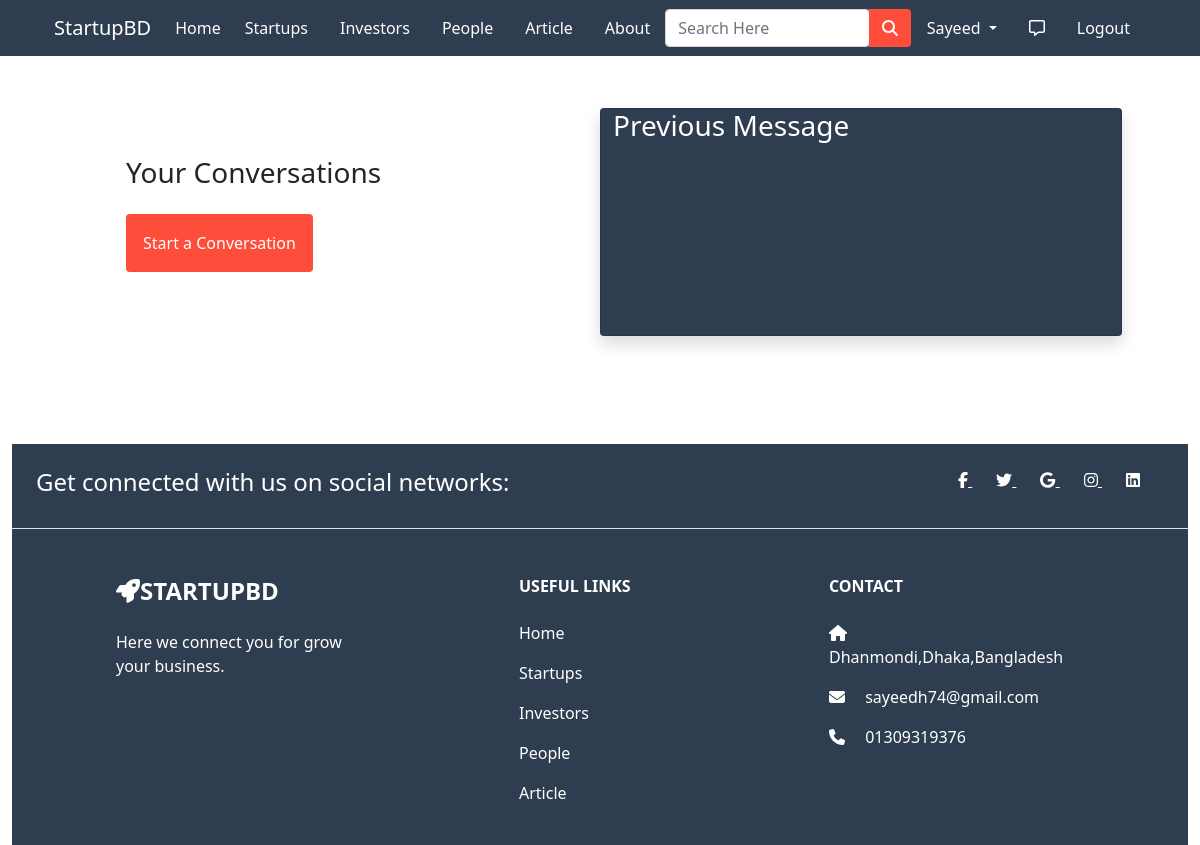
/inbox/ (signed in), run on an earlier commit of the app's database.
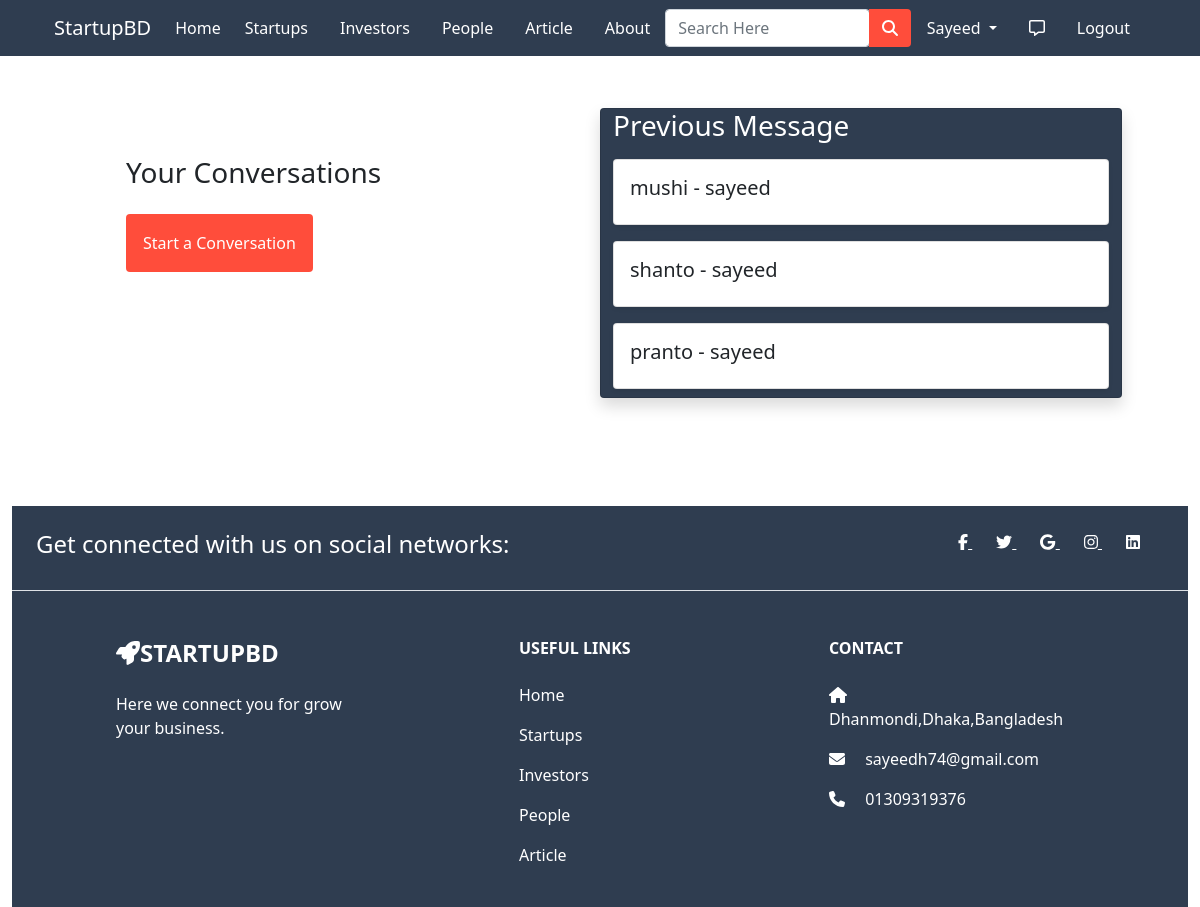
And on a later commit of the database.
### app/models.py (models this page shows)
class ThreadModel(models.Model):
  user = models.ForeignKey(User,on_delete=models.CASCADE,related_name='+')
  receiver = models.ForeignKey(User,on_delete=models.CASCADE,related_name='+')

class User(AbstractUser):
  is_customer = models.BooleanField(default=False)
  is_investor = models.BooleanField(default=False)
  is_startup = models.BooleanField(default=False)
  friends = models.ManyToManyField('User',blank=True)

### app/views.py (the view)
# urls.py: path('inbox/', ListThreads.as_view(), name='inbox'),
class ListThreads(View):
    def get(self, request, *args, **kwargs):
        threads = ThreadModel.objects.filter(
            Q(user=request.user) | Q(receiver=request.user))
        context = {
            'threads': threads
        }
        return render(request, 'app/inbox.html', context)

### app/templates/app/inbox.html (shortened to what this page needs)
{% extends 'app/base.html' %}
{% load static %}
{% block main-content %}
<div class="container my-5" style="padding: 60px;">
  <div class="row">
    <div class="col-md-6 p-5">
      <h3>Your Conversations</h3>
      <form method="GET" action="{% url 'create-thread' %}">
        <button class="btn p-3 my-3" type="submit" style="background-color: #FF4D3B; color: white;">Start a Conversation</button>
      </form>
    </div>
<div class="card shadow col-md-6" style="background-color:#2F3D50;">
  <h3 style="color: white;">Previous Message</h3>
  {% for thread in threads.all %}
    <div class="card p-3 shadow-sm my-2">
      <h5>{{ thread.user }} - {{ thread.receiver }}</h5>
    </div>
  {% endfor %}
  </div>
  </div>
  </div>
{% endblock main-content %}

What changed in the data, as far as the page shows it:
added ThreadModel: user "mushi", receiver "sayeed"
added ThreadModel: user "shanto", receiver "sayeed"
added ThreadModel: user "pranto", receiver "sayeed"
